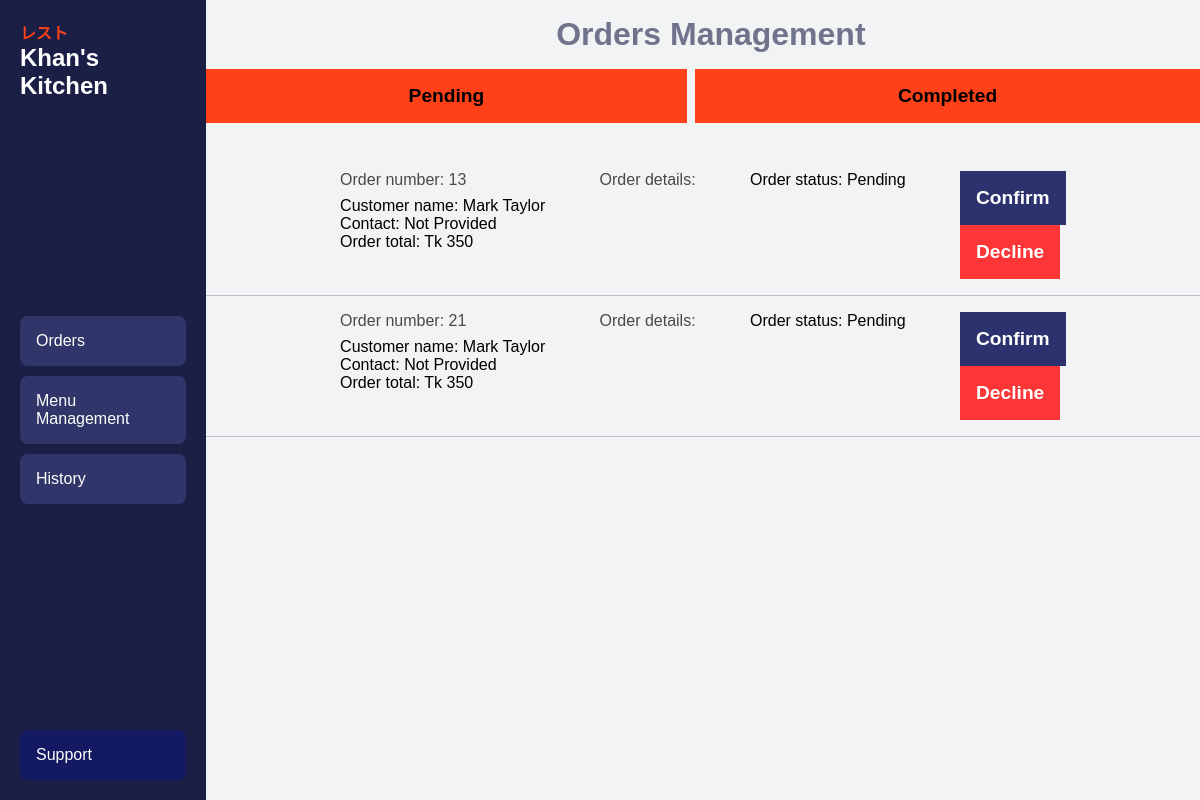
Page /ownerorders/ownerorders.php (signed in) on the earlier database version.
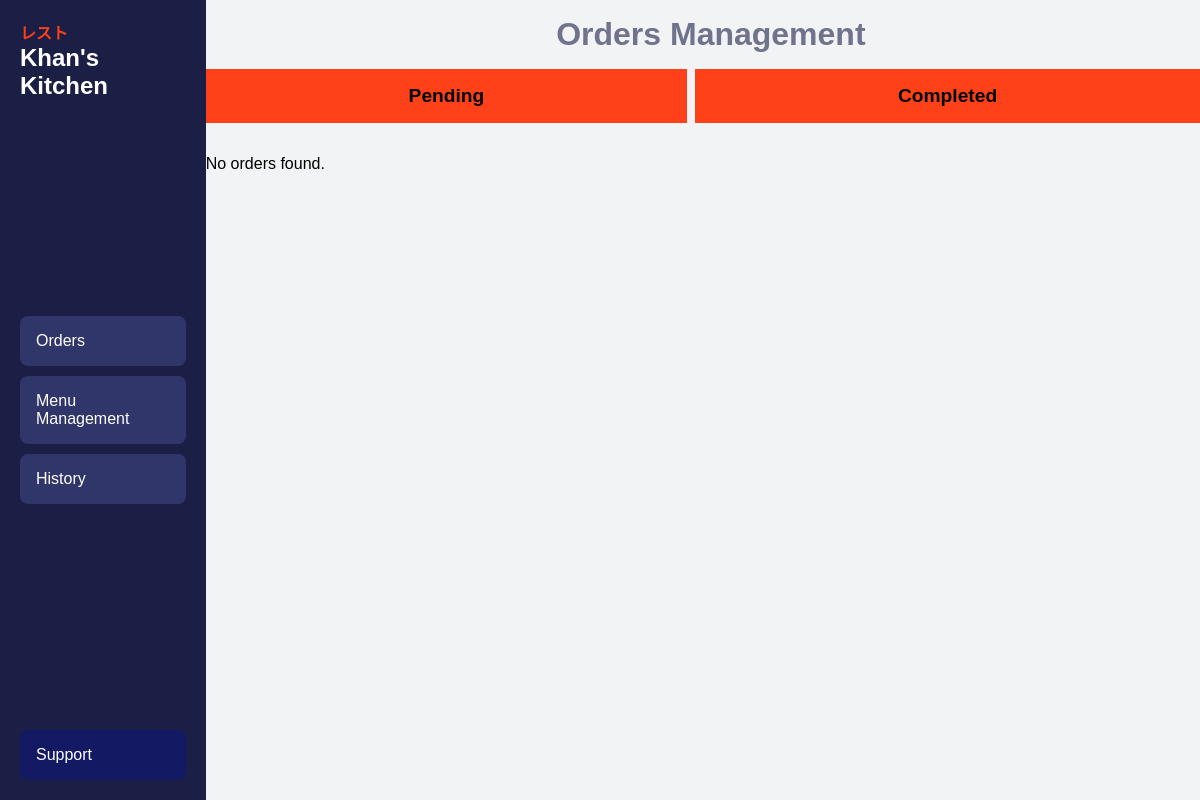
Same page on the later database version.
### tables this page shows
CREATE TABLE `orders` (
  `id` int(11) NOT NULL,
  `restaurant_name` varchar(100) NOT NULL,
  `customer_name` varchar(100) DEFAULT NULL,
  `total_price` int(11) NOT NULL,
  `order_date` datetime DEFAULT current_timestamp(),
  `status` enum('Pending','Confirmed','Completed','Cancelled') NOT NULL
);

### ownerorders/ownerorders.php (the view, shortened to what this page needs)
<?php
$servername = "localhost";
$username = "root";
$password = "";
$dbname = "uiu-canteen";
$conn = new mysqli($servername, $username, $password, $dbname);
$restaurant_name = $_SESSION['restaurant_name'];
$order_status = isset($_GET['status']) ? $_GET['status'] : 'Pending';
$sql_orders = "SELECT * FROM orders WHERE restaurant_name = ? AND status = ?";
$stmt_orders = $conn->prepare($sql_orders);
$stmt_orders->bind_param("ss", $restaurant_name, $order_status);
$stmt_orders->execute();
$result_orders = $stmt_orders->get_result();
?>
<!DOCTYPE html>
<html lang="en">
<head>
    <link rel="stylesheet" href="ownerorders-style.css">
</head>
<body>
    <div class="container">
        <div class="sidebar">
            <div>
                <a href="owner-dash.php" class="branding">レスト</a><br>
                <a href="owner-dash.php" class="company-name"><?php echo htmlspecialchars($restaurant_name); ?></a>
            </div>
            <div class="sidebar-buttons">
                <button class="sidebar-btn"><a href="ownerorders.php" style="text-decoration: none; color: inherit;">Orders</a></button>
                <button class="sidebar-btn"><a href="../ownermenumanage/menumanage.php" style="text-decoration: none; color: inherit;">Menu Management</a></button>
                <button class="sidebar-btn"><a href="history.html" style="text-decoration: none; color: inherit;">History</a></button>
            </div>
            <div class="sidebar-support">
                <button class="support-btn">Support</button>
            </div>
        </div>
        <div class="content">
            <h1 style="opacity: 0.6; color: #1b1f46; padding-top: 1rem; padding-left: 1rem;">Orders Management</h1>
            <div class="orders-list">
                <div class="order-top">
                    <button class="orderlist-btns"><a href="ownerorders.php?status=Pending" style="text-decoration: none; color: inherit;">Pending</a></button>
                    <button class="orderlist-btns"><a href="ownerorders.php?status=Completed" style="text-decoration: none; color: inherit;">Completed</a></button>
                </div>
                <div class="order-bottom">
                    <ul class="orderlist">
                        <?php
                        if ($result_orders->num_rows > 0) {
                            while ($order = $result_orders->fetch_assoc()) {
                                ?>
                                <li class="orderlist-ele">
                                    <div>
                                        <p style="padding-bottom:0.5rem; opacity: 0.7;">Order number: <label for=""><?php echo $order['id']; ?></label></p>
                                        <p>Customer name: <label for=""><?php echo htmlspecialchars($order['customer_name']); ?></label></p>
                                        <p>Contact: <label for="">Not Provided</label></p>
                                        <p>Order total: <label for="">Tk <?php echo htmlspecialchars($order['total_price']); ?></label></p>
                                    </div>
                                    <div>
                                        <p style="padding-bottom:0.5rem; opacity: 0.7;">Order details:</p>
                                    </div>
                                    <div>
                                        <p style="padding-bottom:0.5rem;">Order status: <label for=""><?php echo htmlspecialchars($order['status']); ?></label></p>
                                    </div>
                                    <?php if ($order_status === 'Pending') { ?>
                                        <div class="order-actions">
                                            <form method="POST" action="update-order-status.php">
                                                <button type="submit" name="action" value="Confirm" class="confirm-btn">Confirm</button>
                                                <button type="submit" name="action" value="Decline" class="decline-btn">Decline</button>
                                            </form>
                                        </div>
                                    <?php } ?>
                                </li>
                                <?php
                            }
                        } else {
                            echo "<p>No orders found.</p>";
                        }
                        ?>
                    </ul>
                </div>
            </div>
        </div>
    </div>
</body>
</html>

### ownerorders/ownerorders-style.css (style rules this page uses)
* { margin: 0; padding: 0; }
body { -webkit-font-smoothing: antialiased; font-family: sans-serif; }
.container { width: 100%; height: 100vh; background-color: #f1f3f4; overflow: hidden; box-shadow: 0 4px 10px rgba(0, 0, 0, 0.4); display: flex; font-family: Arial, sans-serif; }
.sidebar { width: 15%; background-color: #1b1f46; padding: 20px; display: flex; flex-direction: column; align-items: center; justify-content: space-between; }
.branding { font-size: 1rem; font-weight: bold; color: #fe4119; text-decoration: none; margin-bottom: 1rem; }
.company-name { font-size: 1.5em; font-weight: bold; color: white; text-decoration: none; margin-bottom: 20px; }
.sidebar-buttons { width: 100%; }
.sidebar-btn { width: 100%; background-color: #303669; color: white; padding: 1rem; margin-bottom: 10px; border: none; border-radius: 0.5em; text-align: left; cursor: pointer; font-size: 16px; }
.support-btn { width: 100%; background-color: #10196eb7; color: white; border: none; border-radius: 0.5em; text-align: left; cursor: pointer; font-size: 16px; padding: 1rem; justify-content: flex-end; align-items:end ; }
.sidebar-support { width: 100%; }
.content { width: 90vw; display: flex; flex-direction: column; overflow-y: auto; align-items: center; }
.orders-list { padding: 1rem; width: 100%; height: 100vh; }
.order-top { display: flex; flex-direction: row; flex-grow: 1; width: 100%; gap: 0.5rem; padding-bottom: 1rem; }
.orderlist-btns { display: flex; border: none; padding: 1rem; background-color: #fe4119; cursor: pointer; flex-grow: 1; justify-content: center; font-weight: bold; font-size: 1.2rem; }
.orderlist { padding-top: 1rem; display:flex; flex-direction: column; }
li { list-style:circle; }
.confirm-btn { display: flex; border: none; padding: 1rem; background-color: #2b326e; cursor: pointer; justify-content: center; font-weight: bold; font-size: 1.2rem; color: white; }
.decline-btn { display: flex; border: none; padding: 1rem; background-color: rgba(255, 0, 0, 0.781); cursor: pointer; justify-content: center; font-weight: bold; font-size: 1.2rem; color: white; }
.orderlist-ele { display: flex; border-bottom: #1b1f463f; border-bottom-style: solid; border-bottom-width: 0.5px; padding: 1rem 5rem; justify-content: space-evenly; }
.order-actions { display: flex; flex-direction: row; justify-content: space-between; align-items: center; gap: 1rem; }

Differences in the rows shown:
removed orders: id "13", customer_name "Mark Taylor", total_price "350", status "Pending"
removed orders: id "21", customer_name "Mark Taylor", total_price "350", status "Pending"
Other differences:
text now shown: "No orders found."
